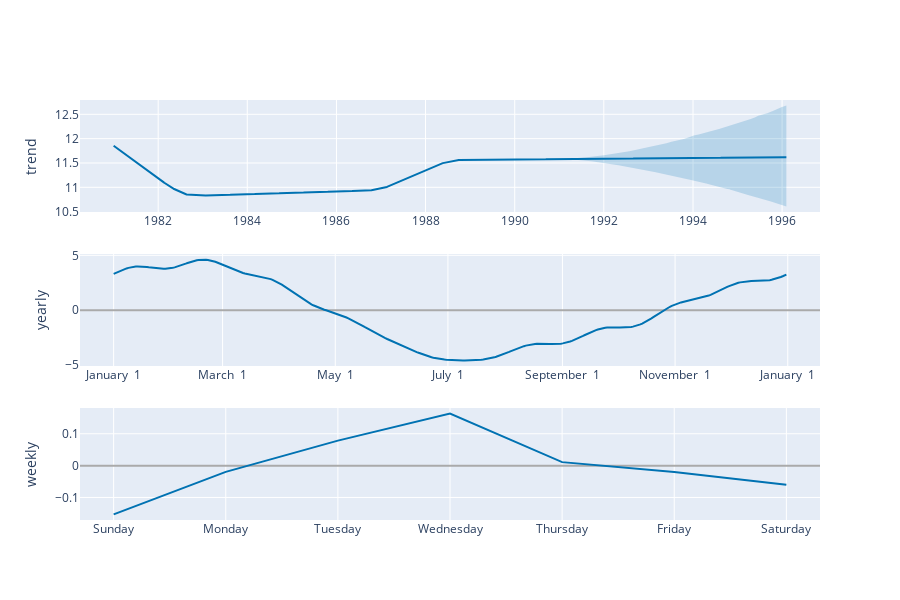

The notebook cell saved with this chart:
### Code cell
plot_components_plotly(model, forecast)

### Figure 1 — Plotly figure (JSON) as saved in the notebook; plotly's stock layout.template omitted (floating-point values rounded to 4 significant figures; data arrays with more than 128 entries replaced by an {"elided": "..."} marker saying what was removed)
{"data": [{"line": {"color": "#0072B2", "width": 2}, "mode": "lines", "name": "trend", "type": "scatter", "x": {"elided": "5512 str values"}, "xaxis": "x", "y": {"elided": "5512 float values"}, "yaxis": "y"}, {"line": {"color": "rgba(0, 114, 178, 0.2)", "width": 0}, "mode": "lines", "name": "trend_upper", "type": "scatter", "x": {"elided": "5512 str values"}, "xaxis": "x", "y": {"elided": "5512 float values"}, "yaxis": "y"}, {"fill": "tonexty", "fillcolor": "rgba(0, 114, 178, 0.2)", "line": {"color": "rgba(0, 114, 178, 0.2)", "width": 0}, "mode": "lines", "name": "trend_lower", "type": "scatter", "x": {"elided": "5512 str values"}, "xaxis": "x", "y": {"elided": "5512 float values"}, "yaxis": "y"}, {"line": {"color": "#0072B2", "width": 2}, "mode": "lines", "name": "yearly", "type": "scatter", "x": {"elided": "365 str values"}, "xaxis": "x2", "y": {"elided": "365 float values"}, "yaxis": "y2"}, {"line": {"color": "#0072B2", "width": 2}, "mode": "lines", "name": "weekly", "type": "scatter", "x": ["2017-01-01T00:00:00", "2017-01-02T00:00:00", "2017-01-03T00:00:00", "2017-01-04T00:00:00", "2017-01-05T00:00:00", "2017-01-06T00:00:00", "2017-01-07T00:00:00"], "xaxis": "x3", "y": [-0.1531, -0.01969, 0.0785, 0.1633, 0.01095, -0.01985, -0.06013], "yaxis": "y3"}], "layout": {"height": 600, "showlegend": false, "width": 900, "xaxis": {"anchor": "y", "domain": [0, 1], "range": ["1980-03-31T08:24:00", "1996-11-06T15:36:00"], "type": "date"}, "xaxis2": {"anchor": "y2", "domain": [0, 1], "range": ["2016-12-13T18:54:02.958904115", "2018-01-18T11:04:57.863013581"], "tickformat": "%B %e", "type": "date"}, "xaxis3": {"anchor": "y3", "domain": [0, 1], "range": ["2016-12-31T16:48:00", "2017-01-07T07:12:00"], "tickformat": "%A", "type": "date"}, "yaxis": {"anchor": "x", "domain": [0.7333, 1], "rangemode": "normal", "title": {"text": "trend"}, "zerolinecolor": "#AAA"}, "yaxis2": {"anchor": "x2", "domain": [0.3667, 0.6333], "title": {"text": "yearly"}, "zerolinecolor": "#AAA"}, "yaxis3": {"anchor": "x3", "domain": [0, 0.2667], "title": {"text": "weekly"}, "zerolinecolor": "#AAA"}}}
